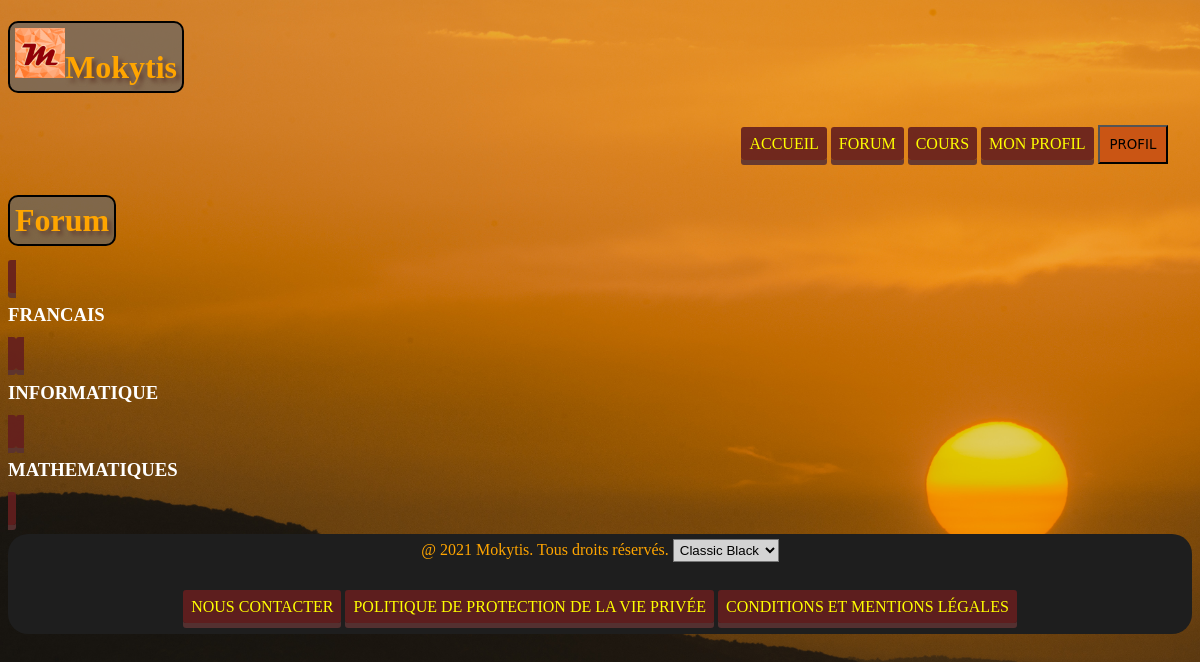
/index.php?action=listeMatieresForum, run on an earlier commit of the app's database.
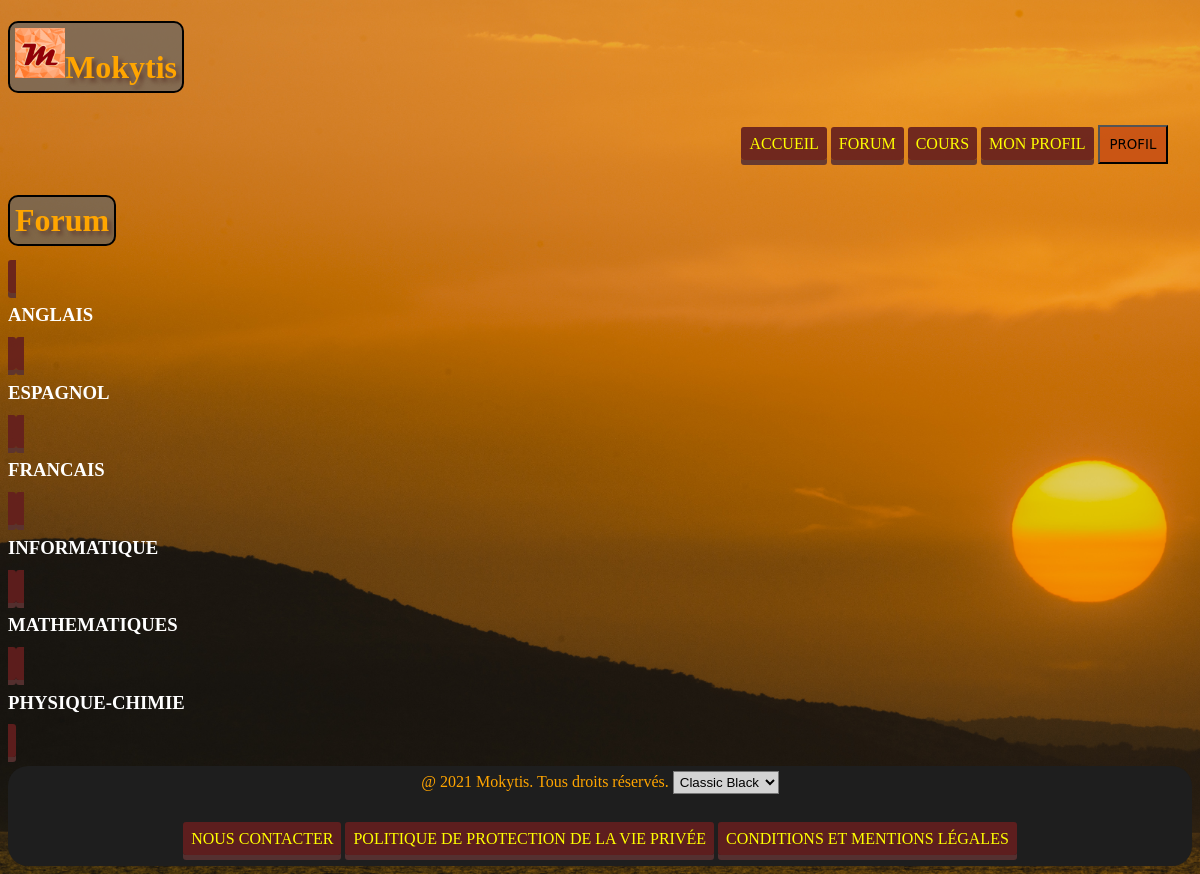
And on a later commit of the database.
### tables this page shows
CREATE TABLE MATIERE(
  idMatiere INT PRIMARY KEY,
  intituleMatiere VARCHAR(32) UNIQUE
  );

### Controleur/controller.php (called while the page is built, shortened)
<?php
require('Modele/modele.php');
require('Modele/Matiere.php');
function listeMatieresForum(){
  $listeMatieres = getAllMatieres();
  require("Vue/vueListeMatieresForum.php");
}

### Modele/modele.php (called while the page is built, shortened)
<?php
function ouvrirConnexion(){
  try{
      $dbConn=new PDO('mysql:host=localhost;dbname=mokytis', "root", "root");
      return $dbConn;
  }catch(PDOException $e){
    print "Erreur !: ".$e->getMessage() ."<br/>";
    return null;
  }
}
function getAllMatieres(){
  $dbConn = ouvrirConnexion();
  $requete = "select * from MATIERE;";
  $lesMatieres=$dbConn->query($requete)->fetchAll();
  $tabMatieres = [];
  foreach ($lesMatieres as $key => $matiere) {
    $tabMatieres[] = Matiere::avecBD($matiere);
  }
  return $tabMatieres;
}
?>

### Modele/Matiere.php (the view, shortened to what this page needs)
<?php
class Matiere{
	private $idMatiere, $intituleMatiere;
	protected function remplirBD(array $row){
		$this->idMatiere=$row['idMatiere'];
		$this->intituleMatiere=$row['intituleMatiere'];
	}
	public function afficherApperçu(){
		$affichage = "<a class='matiere' href='index.php?action=matiereSujets&idMatiere=".$this->idMatiere."' ><div class='appercuMatiere'><h3>".$this->intituleMatiere."</h3></div></a>";
		return $affichage;
	}
	public static function avecBD(array $row){
		$instance=new self();
		$instance->remplirBD($row);
		return $instance;
	}
}
?>

### Vue/vueListeMatieresForum.php (shortened to what this page needs)
<h1>Forum</h1>
<div id="result-container">
  <?php
  foreach ($listeMatieres as $key => $matiere) {
    echo $matiere->afficherApperçu();
  } ?>
</div>
<?php
$contenu=ob_get_clean();
require 'template.php';
?>

### index.php (shortened to what this page needs)
<?php
require("Controleur/controller.php");
if (isset($_GET['action'])){
	if($_GET['action']== "accueil"){
		accueil();
	}
	else if($_GET['action']== "profil"){
		profil();
	}
	else if($_GET['action']== "contact"){
		contact();
	}
	else if($_GET['action']== "politique"){
		politique();
	}
	else if($_GET['action']== "mentionsLegales"){
		mentionsLegales();
	}
	else if($_GET['action']=="ajoutModifCours"){
		ajoutModifCours();
	}
	else if($_GET['action']== "login"){
		login();
	}
	else if($_GET['action']== "listeCours"){
		listeCours();
	}
	else if($_GET['action']== "coursDetails" && isset($_GET['idCours'])){
		coursDetails($_GET['idCours']);
	}
	else if($_GET['action']== "listeMatieresForum"){
		listeMatieresForum();
	}
} else {
	accueil();
}
?>

### Vue/template.php (shortened to what this page needs)
<!doctype html>
<html lang="fr">
<head>
	<link rel="stylesheet" href="Style/orangeIsTheNewBlack.css" media="screen">
</head>
<body>
	<div id="global">
	<header>
		<h1><img src="Ressources/logo.jpeg" alt="Logo" width="50" height="50"> Mokytis</h1>
		<div id="header">
		  <nav>
		    <a href="index.php?action=accueil">Accueil</a>
		    <a href="index.php?action=listeMatieresForum">Forum</a>
				<a href="index.php?action=listeCours">Cours</a>
		    <a href="index.php?action=profil">Mon profil</a>
				<button type="button" name="button" id="profil"> profil</button>
		  </nav>
		</div>
	</header>
	<div id="contenu">
		<?php echo $contenu ?>
	</div>
	<footer>
		<div id="footer">
		<p style="padding-top: 5px;">@ 2021 Mokytis. Tous droits réservés.
		<select class="themeButton" style="background-color: lightgrey; padding: 2px;">
			<option value="ClaBlack">Classic Black</option>
		</select><br/><br/><br/>
		<span class="footer_links" style="padding-bottom: 20px;">
			<a href="index.php?action=contact">Nous contacter</a>
		  	<a href="index.php?action=politique">Politique de protection de la vie privée</a>
		  	<a href="index.php?action=mentionsLegales">Conditions et mentions Légales</a>
		  </span>
		</p>
		</div>
	</footer>
	</div>
</body>
</html>

### Style/orangeIsTheNewBlack.css (style rules this page uses)
body { background-image: url("../Ressources/orangeSunset.jpg"); background-repeat: no-repeat; background-attachment: fixed; background-size: cover; }
p { font-family: Verdana; color: white; }
h1 { display: table; border: 2px solid black; padding: 5px; background-color: rgba(100, 100, 100, 0.7); border-radius: 10px; font-family: Verdana; color: orange; text-shadow: 4px 4px 4px #643; }
h3 { display: table; font-family: Verdana; color: white; }
div { font-family: Verdana; color: white; }
#footer { background: rgba(30, 30, 30, 1); border-radius: 20px; width: 100%; height: 100px; font-family: Verdana; color: white; text-align: center; }
#profil { background-color: rgba(200, 80, 20, 0.9); padding: 10px 10px; position: relative; right:0px; top:0px; font-family: DejaVu Sans; color: black; text-transform: uppercase; }
a:not(.cours):link { background-color: rgba(100, 30, 30, 0.9); border-radius: 3px; box-shadow: 0px 5px 0px rgba(90, 50, 50, 0.9); padding: 8px 8px; position: relative; color: yellow; text-decoration: none; text-transform: uppercase; }
nav { text-align: right; padding-right: 2%; padding-top: 10px; padding-bottom: 10px; }
nav > a { text-decoration:none; padding-left: 4%; padding-right: 4%; }
.encardrement > h3,p { color: orange; text-align: center; }

What changed in the data, as far as the page shows it:
added matiere: intituleMatiere "ANGLAIS"
added matiere: intituleMatiere "ESPAGNOL"
added matiere: intituleMatiere "PHYSIQUE-CHIMIE"
